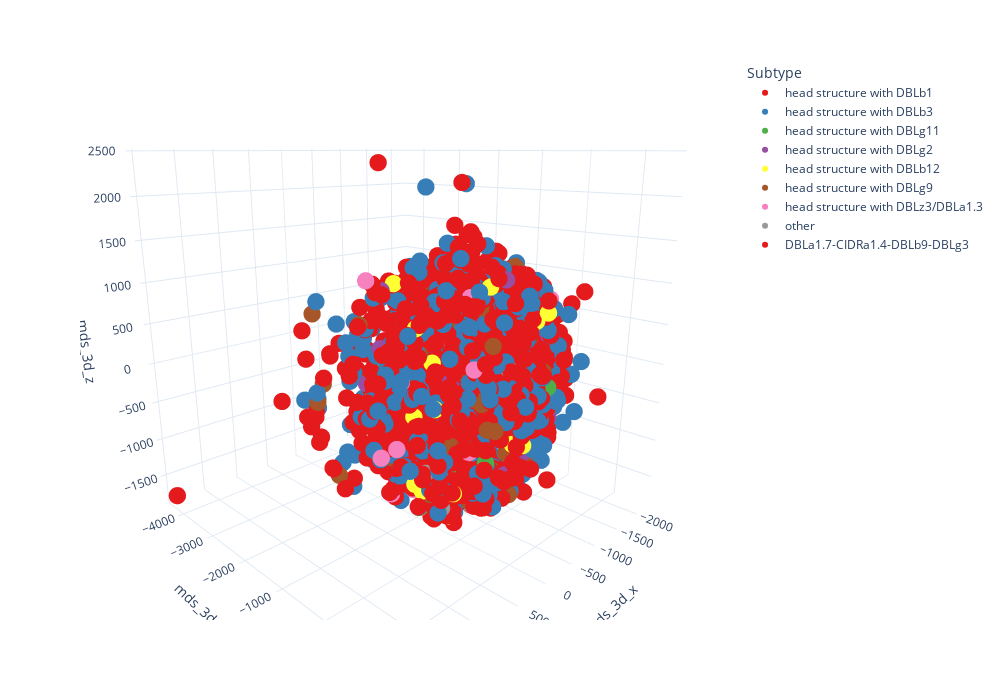

Write notebook code for a chart like this one.
### Code cell
#create 3D MDS plot
test_merged_df = pd.read_csv("fullDC13_merged_df.csv")

fig = px.scatter_3d(test_merged_df, x="mds_3d_x", y="mds_3d_y", z="mds_3d_z",  hover_data=['sequence_id'], color = "Subtype",
                    color_discrete_sequence=px.colors.qualitative.Set1)


#choose camera angles (this is the view that will be used to save the image later)
camera = dict(
    eye=dict(x=1.25, y=1.25, z=0.5)
)

#change the appearance of the plot  
fig.update_layout(
width=1000,
height=700,
template='plotly_white',
scene=dict(
    aspectmode='cube'),
scene_camera=camera)

#change the data point size
fig.update_traces(marker_size=6)

#fig.write_image("MDS_3D_plot.png", width=1000, height=800, scale=3)
fig.show()

### Figure 1 — Plotly figure (JSON) as saved in the notebook; plotly's stock layout.template omitted (floating-point values rounded to 4 significant figures; data arrays with more than 128 entries replaced by an {"elided": "..."} marker saying what was removed)
{"data": [{"customdata": {"elided": "1139x1 str values"}, "hovertemplate": "Subtype=head structure with DBLb1<br>mds_3d_x=%{x}<br>mds_3d_y=%{y}<br>mds_3d_z=%{z}<br>sequence_id=%{customdata[0]}<extra></extra>", "legendgroup": "head structure with DBLb1", "marker": {"color": "rgb(228,26,28)", "size": 6, "symbol": "circle"}, "mode": "markers", "name": "head structure with DBLb1", "scene": "scene", "showlegend": true, "type": "scatter3d", "x": {"elided": "1139 float values"}, "y": {"elided": "1139 float values"}, "z": {"elided": "1139 float values"}}, {"customdata": {"elided": "526x1 str values"}, "hovertemplate": "Subtype=head structure with DBLb3<br>mds_3d_x=%{x}<br>mds_3d_y=%{y}<br>mds_3d_z=%{z}<br>sequence_id=%{customdata[0]}<extra></extra>", "legendgroup": "head structure with DBLb3", "marker": {"color": "rgb(55,126,184)", "size": 6, "symbol": "circle"}, "mode": "markers", "name": "head structure with DBLb3", "scene": "scene", "showlegend": true, "type": "scatter3d", "x": {"elided": "526 float values"}, "y": {"elided": "526 float values"}, "z": {"elided": "526 float values"}}, {"customdata": [["9106.g5"], ["KE01-030005200"], ["PA0217-C.g1229"], ["PF0027-C.g201"], ["PF0410-CW.g34"], ["PF0473-C.g29"], ["PF0513-C.g1832"], ["PF0650-C.g1351"], ["PF0767-C.g3310"], ["PF0811-C.g44"], ["PM0024-C.g39"], ["PT0055-C.g291"], ["PT0248-Cx.g194"], ["QG0017-C.g69"], ["QP0138-C.g1538"], ["SenT232.08.g335"]], "hovertemplate": "Subtype=head structure with DBLg11<br>mds_3d_x=%{x}<br>mds_3d_y=%{y}<br>mds_3d_z=%{z}<br>sequence_id=%{customdata[0]}<extra></extra>", "legendgroup": "head structure with DBLg11", "marker": {"color": "rgb(77,175,74)", "size": 6, "symbol": "circle"}, "mode": "markers", "name": "head structure with DBLg11", "scene": "scene", "showlegend": true, "type": "scatter3d", "x": [-298.8, -596.7, -193.2, -447.7, -772.9, -192.0, -523.9, -336.9, 48.8, 651.3, 643.3, -734.9, -1066.0, 744.1, 915.7, -1079.0], "y": [715.8, 552.0, 1044.0, -613.3, -363.2, 1139.0, -551.0, 1194.0, 24.81, 373.2, 1171.0, -1429.0, 404.8, -236.1, -530.7, -1147.0], "z": [-1040.0, 485.8, -348.8, -701.6, -335.7, 243.0, 11.01, 127.6, -987.6, -1115.0, -399.1, -165.4, -287.9, 585.1, 458.7, 195.4]}, {"customdata": [["9215.g14"], ["PA0034-C.g440"], ["PA0040-C.g573"], ["PA0184-C.g658"], ["PA0186-C.g24"], ["PA0223-C.g20"], ["PA0260-C.g904"], ["PC0053-C.g111"], ["PC0113-C.g1115"], ["PE0089-C.g974"], ["PE0148-C.g931"], ["PF0092-C.g756"], ["PF0290-C.g194"], ["PF0314-C.g1155"], ["PF0518-C.g465"], ["PF0531-C.g114"], ["PF0596-C.g2366"], ["PF0617-C.g910"], ["PH0363-C.g102"], ["PH0641-C.g240"], ["PT0104-C.g389"], ["PT0175-C.g1717"], ["PT0187-C.g365"], ["PT0230-Cx.g314"], ["PV0015-C.g293"], ["PV0046-C.g51"], ["PV0127-C.g11"], ["QE0392-C.g203"], ["QE0469-C.g385"], ["QG0157-C.g1999"], ["QG0290-C.g85"], ["QP0040-C.g87"], ["QP0072-C.g135"], ["QP0123-C.g862"], ["QP0186-C.g1139"], ["QP0199-C.g4006"], ["QP0212-C.g944"], ["QP0219-C.g314"]], "hovertemplate": "Subtype=head structure with DBLg2<br>mds_3d_x=%{x}<br>mds_3d_y=%{y}<br>mds_3d_z=%{z}<br>sequence_id=%{customdata[0]}<extra></extra>", "legendgroup": "head structure with DBLg2", "marker": {"color": "rgb(152,78,163)", "size": 6, "symbol": "circle"}, "mode": "markers", "name": "head structure with DBLg2", "scene": "scene", "showlegend": true, "type": "scatter3d", "x": [47.4, 70.19, -1165.0, -76.53, -332.4, -734.0, -225.6, 996.6, -559.6, -5.195, -890.5, -461.5, -261.7, 262.1, 478.8, 586.9, -158.5, -1023.0, 910.3, -239.2, 125.6, 382.4, -802.0, -1048.0, -1046.0, -82.34, -219.0, 947.1, -40.06, -492.6, 413.9, 707.9, 792.4, -158.4, 510.7, -536.1, 1064.0, -979.0], "y": [529.5, -871.0, -633.9, 925.2, 794.1, -252.7, -1456.0, -87.62, -1471.0, 1231.0, 566.7, 839.6, -482.5, -646.1, 653.0, -1331.0, -795.3, 341.8, -291.3, -1341.0, 960.2, 1124.0, -1166.0, 404.3, -325.4, -379.9, 410.6, -452.7, -582.8, 951.4, 853.4, -780.6, -120.7, -1348.0, 207.8, 1048.0, -138.4, -79.91], "z": [-1026.0, -709.0, 713.1, -0.1404, -718.9, -810.3, 375.3, -709.7, -156.1, 115.7, 408.5, -703.4, 315.1, -171.0, 628.7, -47.85, -510.0, -435.7, 576.3, -257.1, -768.1, 1355.0, -179.4, 355.2, -439.3, -32.73, -1048.0, 575.7, -930.5, -414.1, -936.6, 1105.0, -818.2, 723.1, 1072.0, -291.1, -624.6, -1149.0]}, {"customdata": [["GN01-130079200"], ["PE0131-C.g622"], ["PE0134-C.g218"], ["PF0232-C.g60"], ["PF0492-C.g288"], ["PF0823-C.g2696"], ["PH0342-C.g107"], ["PH0343-C.g343"], ["PH0344-C.g338"], ["PH0349-C.g334"], ["PH0354-C.g311"], ["PH0599-C.g152"], ["PH0600-C.g113"], ["PH0633-C.g154"], ["PH0736-C.g309"], ["PH0789-C.g329"], ["PH0794-C.g1632"], ["PH0797-C.g459"], ["PH0802-C.g209"], ["PH0875-C.g793"], ["PH1304-C.g959"], ["PM0097-C.g1157"], ["PM0146-C.g92"], ["PT0084-C.g789"], ["PT0181-C.g1444"], ["PT0248-Cx.g333"], ["PT0261-Cx.g1127"], ["QG0207-C.g1268"], ["QG0285-C.g7384"], ["QP0001-C.g1189"], ["QP0022-C.g1100"], ["QP0099-C.g1147"], ["SenV092.05.g427"]], "hovertemplate": "Subtype=head structure with DBLb12<br>mds_3d_x=%{x}<br>mds_3d_y=%{y}<br>mds_3d_z=%{z}<br>sequence_id=%{customdata[0]}<extra></extra>", "legendgroup": "head structure with DBLb12", "marker": {"color": "rgb(255,255,51)", "size": 6, "symbol": "circle"}, "mode": "markers", "name": "head structure with DBLb12", "scene": "scene", "showlegend": true, "type": "scatter3d", "x": [1025.0, -37.26, 342.5, -1226.0, 888.5, 683.3, -153.9, 974.0, 897.1, 1106.0, -291.0, -645.0, -752.1, -386.4, 987.7, -251.1, -600.8, 948.8, -850.0, 567.0, -875.7, 123.5, 20.03, 511.1, 36.84, -504.0, 859.2, 638.3, -515.1, 1073.0, 52.79, 808.5, -1158.0], "y": [334.5, 1097.0, -484.8, -1044.0, -731.3, 588.3, -1269.0, 291.5, 268.6, 470.8, -996.1, -216.9, -237.4, 356.8, 677.0, 320.7, -363.6, 979.0, 5.333, -727.8, -975.6, 583.4, -1270.0, 737.9, -627.4, 979.1, 783.4, 535.1, 772.4, 567.7, 1002.0, -69.07, 308.1], "z": [17.75, -455.5, -148.9, -284.4, -42.37, -1133.0, -837.9, 888.3, -1038.0, -638.8, -632.5, -441.8, -566.3, 808.1, 151.3, 752.4, 128.0, -662.9, 202.8, 1165.0, -795.7, 1197.0, 845.3, 380.9, 185.9, 871.1, -764.1, -1052.0, 753.7, -697.6, -434.6, 808.8, -160.5]}, {"customdata": [["PA0049-C.g140"], ["PA0079-C.g240"], ["PA0100-C.g514"], ["PA0102-C.g99"], ["PA0151-C.g93"], ["PA0183-C.g105"], ["PA0221-C.g124"], ["PA0245-C.g139"], ["PC0061-C.g1114"], ["PC0070-C.g218"], ["PE0125-C.g708"], ["PF0115-C.g530"], ["PF0157-C.g853"], ["PF0167-C.g130"], ["PF0240-C.g27"], ["PF0272-C.g575"], ["PF0276-C.g296"], ["PF0308-C.g74"], ["PF0357-C.g623"], ["PF0409-C.g94"], ["PF0512-C.g79"], ["PF0519-C.g97"], ["PF0625-C.g875"], ["PF0731-C.g327"], ["PF0747-C.g254"], ["PF0748-C.g80"], ["PF0814-C.g1512"], ["PF0817-C.g840"], ["PH0332-C.g80"], ["PH0698-C.g203"], ["PH0877-C.g337"], ["PH0878-C.g400"], ["PH1137-C.g3346"], ["PH1304-C.g527"], ["PM0063-C.g722"], ["PM0123-C.g206"], ["PR0155-C.g1005"], ["PT0079-C.g264"], ["PT0117-C.g1241"], ["PT0129-C.g855"], ["PT0141-C.g1211"], ["PT0184-C.g4299"], ["PT0226-Cx.g344"], ["PV0014-C.g17"], ["PV0139-C.g39"], ["PV0212-C.g7"], ["PV0295-C.g7"], ["QC0173-C.g690"], ["QC0175-C.g713"], ["QC0186-C.g190"], ["QE0432-C.g32"], ["QE0446-C.g609"], ["QE0451-C.g210"], ["QE0456-C.g331"], ["QG0128-C.g451"], ["QG0195-C.g20"], ["QP0040-C.g481"], ["QP0125-C.g461"], ["SenT092.08.g1310"]], "hovertemplate": "Subtype=head structure with DBLg9<br>mds_3d_x=%{x}<br>mds_3d_y=%{y}<br>mds_3d_z=%{z}<br>sequence_id=%{customdata[0]}<extra></extra>", "legendgroup": "head structure with DBLg9", "marker": {"color": "rgb(166,86,40)", "size": 6, "symbol": "circle"}, "mode": "markers", "name": "head structure with DBLg9", "scene": "scene", "showlegend": true, "type": "scatter3d", "x": [1015.0, -216.1, 447.1, 602.4, -364.5, 634.7, -1055.0, 1662.0, 211.4, -2.372, -143.1, 1223.0, -370.2, -738.3, 868.6, 102.2, -1227.0, -215.2, -38.25, 281.0, -326.2, -626.2, 438.7, -600.0, 1479.0, -1197.0, -362.1, -821.2, -650.2, 574.9, -998.0, 504.9, 228.6, -385.0, 108.4, 52.22, 560.3, 1171.0, -1257.0, 614.2, -736.8, 542.3, 369.4, 696.5, -611.9, 85.06, -202.4, 444.9, -439.5, -865.9, 810.8, -684.4, -582.1, 1711.0, -992.6, -370.3, -299.9, -544.1, 534.7], "y": [633.2, 1098.0, -845.8, 1136.0, -1478.0, 887.6, 84.68, -477.7, 970.2, -1377.0, -1155.0, -968.0, -489.3, -673.3, -1026.0, 1027.0, 181.9, 379.2, 239.8, -18.99, 1111.0, 221.2, 1007.0, 858.7, -1009.0, -1006.0, -1300.0, -278.6, -1310.0, 749.9, 325.9, 916.5, 156.0, -239.8, 1064.0, -1455.0, -1327.0, 95.64, -686.7, 728.0, 596.4, 1201.0, -462.6, 260.6, 560.2, -264.9, 631.7, 307.3, 857.0, -347.5, -627.9, -249.6, -317.5, -519.5, 484.7, -899.9, -714.7, -979.7, -1384.0], "z": [-740.2, 99.17, -393.9, -78.36, 254.2, -894.2, -753.4, 371.7, 460.8, -1393.0, 1003.0, -869.3, -928.2, -961.8, 736.5, -988.3, -447.0, -990.0, 915.5, 1063.0, 288.4, 1283.0, 708.2, -544.5, 961.6, -158.5, 744.3, 438.3, 322.1, -933.0, -321.1, 115.8, -1193.0, -292.8, -141.2, 280.1, 11.62, -421.9, 370.8, 429.9, -308.1, -94.74, 389.4, -1115.0, 495.1, 727.9, -705.3, -494.8, -883.8, -608.3, -616.1, -828.5, 250.3, 191.3, -790.3, 1105.0, -573.7, -122.6, 588.7]}, {"customdata": [["PA0061-C.g509"], ["PA0072-C.g73"], ["PA0189-C.g303"], ["PD0484-C.g533"], ["PD0485-C.g677"], ["PD0514-C.g276"], ["PD0519-C.g541"], ["PD0540-C.g403"], ["PD0545-C.g211"], ["PE0147-C.g655"], ["PF0021-C.g360"], ["PF0225-C.g473"], ["PF0413-C.g478"], ["PF0556-C.g2254"], ["PF0634-C.g413"], ["PM0156-C.g434"], ["PT0073-C.g999"], ["PT0181-C.g1754"], ["PT0199-C.g151"], ["PT0248-Cx.g828"], ["QP0169-C.g490"]], "hovertemplate": "Subtype=head structure with DBLz3/DBLa1.3<br>mds_3d_x=%{x}<br>mds_3d_y=%{y}<br>mds_3d_z=%{z}<br>sequence_id=%{customdata[0]}<extra></extra>", "legendgroup": "head structure with DBLz3/DBLa1.3", "marker": {"color": "rgb(247,129,191)", "size": 6, "symbol": "circle"}, "mode": "markers", "name": "head structure with DBLz3/DBLa1.3", "scene": "scene", "showlegend": true, "type": "scatter3d", "x": [659.6, -551.2, 233.9, 1338.0, 1325.0, 999.0, -372.4, 31.93, 968.3, -839.5, 738.5, -18.07, 1131.0, -598.9, 179.4, 754.1, -445.0, 1151.0, 524.7, 651.4, -1112.0], "y": [897.2, -976.2, 354.7, 151.6, 436.4, -156.1, 185.6, 119.4, -472.2, -1107.0, -59.75, -671.1, -28.88, -1070.0, -44.13, 702.3, -471.5, -407.6, -627.4, 935.6, 447.0], "z": [-349.4, 977.3, 1083.0, -356.8, -203.0, -955.6, -1054.0, 1111.0, -42.66, 562.2, -980.7, -834.0, -450.8, 612.2, -1105.0, -816.1, 94.46, 1305.0, 73.02, 509.7, 867.5]}, {"customdata": [["PC0069-C.g292"], ["PF0347-C.g455"], ["PF0440-C.g316"], ["PF0515-C.g283"]], "hovertemplate": "Subtype=other<br>mds_3d_x=%{x}<br>mds_3d_y=%{y}<br>mds_3d_z=%{z}<br>sequence_id=%{customdata[0]}<extra></extra>", "legendgroup": "other", "marker": {"color": "rgb(153,153,153)", "size": 6, "symbol": "circle"}, "mode": "markers", "name": "other", "scene": "scene", "showlegend": true, "type": "scatter3d", "x": [1072.0, 850.8, 332.6, 265.0], "y": [624.0, 647.0, 573.9, 1100.0], "z": [-493.6, -952.7, -1139.0, 453.6]}, {"customdata": [["PH0851-C.g502"]], "hovertemplate": "Subtype=DBLa1.7-CIDRa1.4-DBLb9-DBLg3<br>mds_3d_x=%{x}<br>mds_3d_y=%{y}<br>mds_3d_z=%{z}<br>sequence_id=%{customdata[0]}<extra></extra>", "legendgroup": "DBLa1.7-CIDRa1.4-DBLb9-DBLg3", "marker": {"color": "rgb(228,26,28)", "size": 6, "symbol": "circle"}, "mode": "markers", "name": "DBLa1.7-CIDRa1.4-DBLb9-DBLg3", "scene": "scene", "showlegend": true, "type": "scatter3d", "x": [286.3], "y": [-66.96], "z": [860.8]}], "layout": {"height": 700, "legend": {"title": {"text": "Subtype"}, "tracegroupgap": 0}, "margin": {"t": 60}, "scene": {"aspectmode": "cube", "camera": {"eye": {"x": 1.25, "y": 1.25, "z": 0.5}}, "domain": {"x": [0, 1], "y": [0, 1]}, "xaxis": {"title": {"text": "mds_3d_x"}}, "yaxis": {"title": {"text": "mds_3d_y"}}, "zaxis": {"title": {"text": "mds_3d_z"}}}, "width": 1000}}
